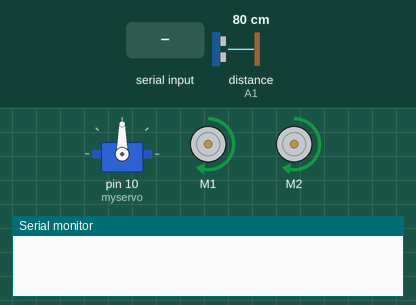
Recording of a sketch running on a simulated Arduino Uno, built with avr-gcc and run on an emulated ATmega328P. Shown: servo, 2 × DC motor (green arrow = forward, orange = backward, longer = faster), the last lines printed to the serial monitor. The test bench sets the inputs (shaded band); at power-on: distance to the obstacle (sensor on A1) 80 cm. The echo pulse lasts 58.3 µs per cm.

Above: at 3.3 s.
3.4 s: distance to the obstacle (sensor on A1) set to 34 cm
4.9 s: distance to the obstacle (sensor on A1) set to 27 cm
At 6.66 s:
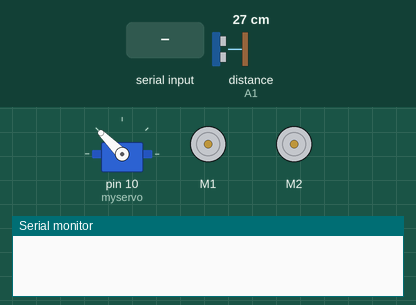
At 7.7 s:
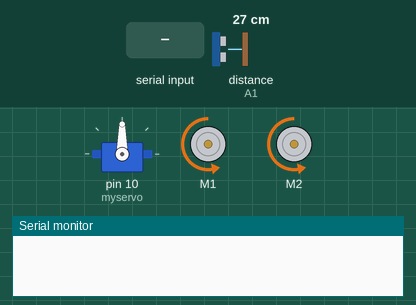
7.9 s: "1" received over Serial
10.9 s: "0" received over Serial
13.9 s: "1" received over Serial
At 15.07 s:
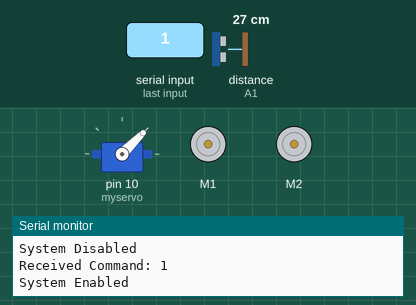
16.9 s: distance to the obstacle (sensor on A1) set to 35 cm
At 17.11 s:
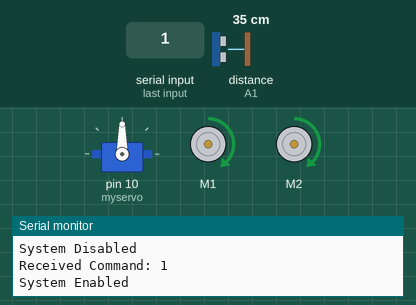
Timing chart, 0 to 19.7 s (numbered marks = the images above; inputs shaded):
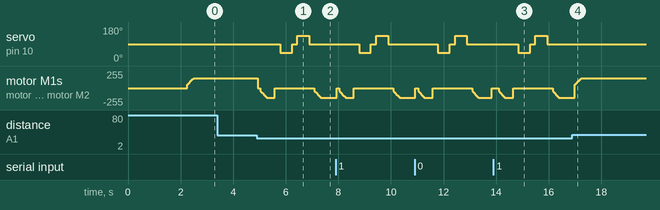

The sketch:

smart_vacuum_robot.ino
```cpp
#include <AFMotor.h>
#include <NewPing.h>
#include <Servo.h>

#define TRIG_PIN A0
#define ECHO_PIN A1
#define MAX_DISTANCE 200
#define MAX_SPEED 150 // sets speed of DC motors
#define MAX_SPEED_OFFSET 20
#define DETECTION_THRESHOLD 30 // Reduce detection threshold for earlier obstacle detection

NewPing sonar(TRIG_PIN, ECHO_PIN, MAX_DISTANCE);

AF_DCMotor motor1(1, MOTOR12_1KHZ);
AF_DCMotor motor2(2, MOTOR12_1KHZ);
Servo myservo;

boolean goesForward = false;
boolean systemEnabled = true; // Bluetooth-controlled system state
boolean isManualMode = false; // Mode state: false = automatic, true = manual
int distance = 100;
int speedSet = 0;

void setup() {
  myservo.attach(10);
  myservo.write(90); // Center the servo initially
  delay(2000);
  distance = readPing();
  delay(100);

  Serial.begin(9600); // Initialize hardware serial for HC-05 communication
}

void loop() {
  // Check Bluetooth commands
  if (Serial.available()) {
    char command = Serial.read();
    Serial.print("Received Command: "); // Debugging
    Serial.println(command);

    if (command == '1') { // Enable system
      systemEnabled = true;
      Serial.println("System Enabled");
    } else if (command == '0') { // Disable system
      systemEnabled = false;
      Serial.println("System Disabled");
      moveStop();
    } else if (command == 'm') { // Switch to manual mode
      isManualMode = true;
      Serial.println("Manual Mode Enabled");
    } else if (command == 'a') { // Switch to automatic mode
      isManualMode = false;
      Serial.println("Automatic Mode Enabled");
    } else if (isManualMode && systemEnabled) { // Manual mode controls
      handleManualControl(command);
    }
  }

  // Automatic mode behavior
  if (systemEnabled && !isManualMode) {
    int distanceR = 0;
    int distanceL = 0;
    delay(40);

    distance = readPing(); // Read sensor before making a decision

    if (distance <= DETECTION_THRESHOLD) { // Obstacle detected
      moveStop();
      delay(100);
      moveBackward();
      delay(300);
      moveStop();
      delay(200);

      distanceR = lookRight();
      delay(200);
      distanceL = lookLeft();
      delay(200);

      if (distanceR > DETECTION_THRESHOLD || distanceL > DETECTION_THRESHOLD) {
        if (distanceR > distanceL) {
          turnSlightRight();
        } else {
          turnSlightLeft();
        }
      } else {
        // If neither side is free, move backward and reevaluate
        moveBackward();
        delay(500);
      }
    } else {
      moveForward();
    }
  }
}

void handleManualControl(char command) {
  switch (command) {
    case 'F': // Up Arrow - Forward
      moveForward();
      break;
    case 'B': // Down Arrow - Backward
      moveBackward();
      break;
    case 'L': // Left Arrow - Turn Left
      turnSlightLeft();
      break;
    case 'R': // Right Arrow - Turn Right
      turnSlightRight();
      break;
    case 'S': // Stop
      moveStop();
      break;
    default:
      Serial.println("Unknown Manual Command");
      break;
  }
}

int lookRight() {
  myservo.write(45); // Turn servo to the right
  delay(300); // Reduced stabilization time
  int distance = readPing();
  delay(100);
  myservo.write(90); // Reset servo to center
  return distance;
}

int lookLeft() {
  myservo.write(135); // Turn servo to the left
  delay(300); // Reduced stabilization time
  int distance = readPing();
  delay(100);
  myservo.write(90); // Reset servo to center
  return distance;
}

int readPing() {
  delay(50); // Reduced delay for faster response
  int cm = sonar.ping_cm();
  return (cm == 0) ? 250 : cm;
}

void moveStop() {
  motor1.run(RELEASE);
  motor2.run(RELEASE);
  goesForward = false; // Ensure movement can restart
}

void moveForward() {
  if (!goesForward) {
    goesForward = true;
    motor1.run(FORWARD);
    motor2.run(FORWARD);

    int min_speed = 50;  // Increase this value if needed
    for (speedSet = min_speed; speedSet < MAX_SPEED; speedSet += 2) {
      motor1.setSpeed(speedSet);
      motor2.setSpeed(speedSet);
      delay(5);
    }
  }
}

void moveBackward() {
  goesForward = false;
  motor1.run(BACKWARD);
  motor2.run(BACKWARD);

  int min_speed = 50;  // Increase this value if needed
  for (speedSet = min_speed; speedSet < MAX_SPEED; speedSet += 2) {
    motor1.setSpeed(speedSet);
    motor2.setSpeed(speedSet);
    delay(5);
  }
}

void turnSlightRight() {
  motor1.run(FORWARD);
  motor2.run(BACKWARD);
  delay(200); // Reduced turn duration
  moveForward();
}

void turnSlightLeft() {
  motor1.run(BACKWARD);
  motor2.run(FORWARD);
  delay(200); // Reduced turn duration
  moveForward();
}
```

Measured:
- the behaviour switches between 31 and 30 cm on distance to the obstacle (sensor on A1) (found by bisection; images 0 and 1)
- after the input at 3.4 s, every drawn part: stays the same
- after the input at 4.9 s, servo on pin 10 (myservo): 90° → 45° after 0.89 s, → 90° 0.45 s later, → 135° 0.20 s later, → 90° 0.45 s later
- after the input at 13.9 s, servo on pin 10 (myservo): 90° → 45° after 0.94 s, → 90° 0.45 s later, → 135° 0.20 s later, → 90° 0.45 s later
- after the input at 16.9 s, servo on pin 10 (myservo): stays 90° (without the input it goes to 45° after 0.94 s)
